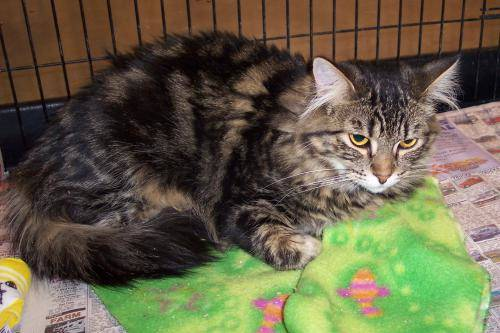
#> input picture dataset/training_set/cats/cat.1005.jpg, 500 x 333 px; its folder holds only this picture in this run
$ python dogvscat.py
#> lines starting #> are read from the running program, lines starting #| are printed output that depends on the picture
import numpy as np
import matplotlib.pyplot as plt
import os
import cv2


data = "dataset/training_set"
categories = ["cats","dogs"]

for category in categories:
    path = os.path.join(data,category)
    for img in os.listdir(path):
        img_arr = cv2.imread(os.path.join(path,img),cv2.IMREAD_GRAYSCALE)
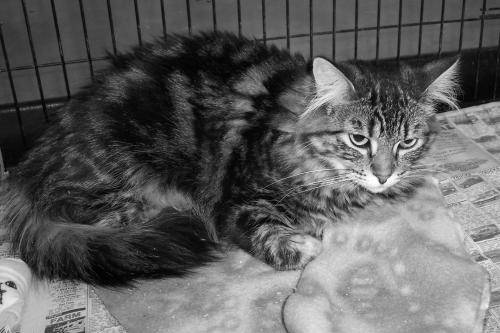
#> img_arr: shape (333, 500); min 0, max 255, mean 95.7
        # plt.imshow(img_arr,cmap="gray")
        # plt.show()
        break
    break

print(img_arr.shape)
#| (333, 500)

#size of image

IMG_SIZE = 75

# new_arr = cv2.resize(img_arr,(IMG_SIZE,IMG_SIZE))
# plt.imshow(new_arr,cmap="gray")
# plt.show()


training_data =[]

def create_training_data():
    for category in categories:
        path = os.path.join(data,category)
        class_num = categories.index(category)
        for img in os.listdir(path):
            try:
                img_arr = cv2.imread(os.path.join(path,img),cv2.IMREAD_GRAYSCALE)
                new_arr = cv2.resize(img_arr,(IMG_SIZE,IMG_SIZE))
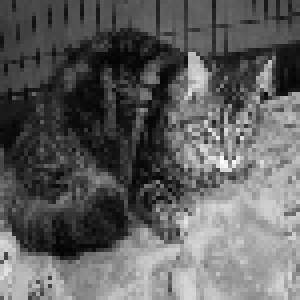
#> new_arr: shape (75, 75) (shown 4 times larger); min 2, max 252, mean 95.4
                training_data.append([new_arr,class_num])
            except Exception as e:
                pass
#> pass 2 of the loop in create_training_data, `for category in categories:`:
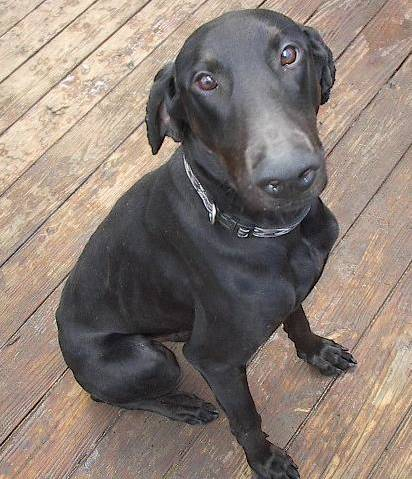
#> input picture dataset/training_set/dogs/dog.1036.jpg, 412 x 479 px
#> in create_training_data, `img_arr = cv2.imread(os.path.join(path,img),cv2.IMREAD_GRAYSCALE)`:
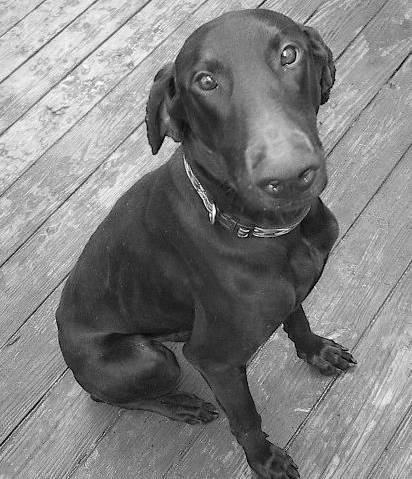
#> img_arr: shape (479, 412); min 0, max 255, mean 128.4
#> in create_training_data, `new_arr = cv2.resize(img_arr,(IMG_SIZE,IMG_SIZE))`:
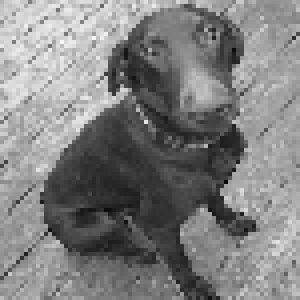
#> new_arr: shape (75, 75) (shown 4 times larger); min 5, max 248, mean 128
create_training_data()

# [15 lines of commented-out code are left out]

import random

random.shuffle(training_data)

for sample in training_data[:10]:
    print(sample[1])
#> this loop made 2 passes
#| 0
#| 1


x=[]
y=[]
#creating traning dataset
for features,label in training_data:
    x.append(features)
    y.append(label)
#> this loop made 2 passes
#> label on passes 1 to 2: 0, 1
#> after the loop, x = 2 items; y = [0, 1]


x=np.array(x).reshape(-1,IMG_SIZE,IMG_SIZE,1)


import pickle

pickle_out = open("x.pickle","wb")
pickle.dump(x,pickle_out)
pickle_out.close()

pickle_out = open("y.pickle","wb")
pickle.dump(y,pickle_out)
pickle_out.close()
